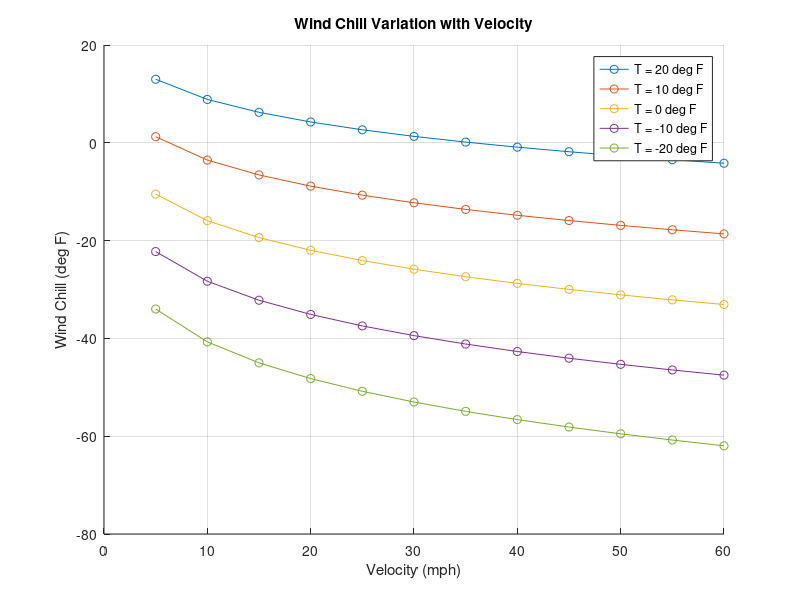

Reproduce this figure in MATLAB.
clear; clc; close all;

% Description: Create tables and plots of wind chill data

wc = @(T,V) 0.4275*T.*V.^(0.16) + 35.74 - 35.74*V.^(0.16) + 0.6215*T;

V = 5:5:60;
T = 40:-5:-40;

% Print table
fprintf('T deg F');
for i = 1:numel(T)
    fprintf('%6d',T(i));
end
fprintf('\nV(mph)\n');
for j = 1:numel(V)
    fprintf('%7d',V(j))
    for i = 1:numel(T)
        fprintf('%6.0f',wc(T(i),V(j)))
    end
fprintf('\n');
end

% Plot graph
V = 5:5:60;
T = 20:-10:-20;
figure(1)
xlabel('Velocity (mph)')
ylabel('Wind Chill (deg F)')
hold on
for i = 1:numel(T)
    plot(V,wc(T(i),V),'-o','DisplayName',sprintf('T = %d deg F',T(i)))
end
title('Wind Chill Variation with Velocity')
legend show
grid on
